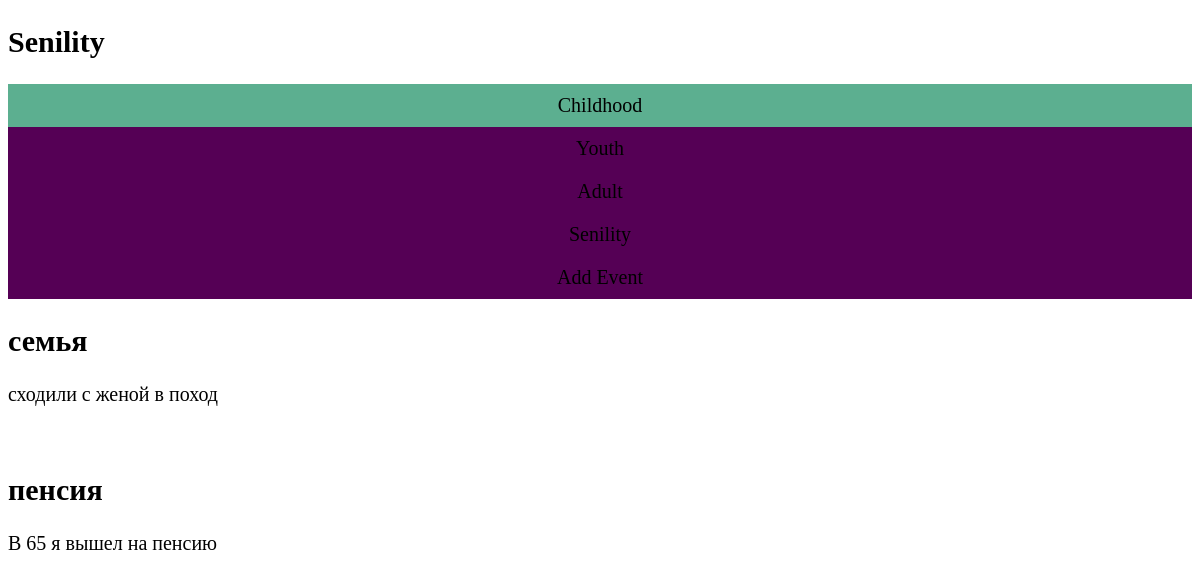
Page /senility/ on the committed database.
### life/models.py (models this page shows, shortened)
class Events(models.Model):
    title = models.CharField(max_length=20)
    content = models.TextField(max_length=200)
    published = models.DateTimeField(auto_now_add=True)
    period = models.ForeignKey('Period', on_delete=models.PROTECT)
    class Meta:
        verbose_name = 'Событие'
        verbose_name_plural = 'События'
        ordering = ['-published']

### life/views.py (the view)
# urls.py: path('senility/', senility),
def senility(request):
    data = Events.objects.filter(period__name='Senility')
    return render(request, 'life/senility.html', {"data": data})

### life/templates/life/senility.html
{% extends "life/common.html" %}
{% block header %}
     <h2>Senility</h2>
{% endblock %}
{% block content %}
    {% for new in data %}
        <h2>{{ new.title }}</h2>
        <p>{{ new.content }}</p>
        <br>
    {% endfor %}
{% endblock %}

### life/templates/life/common.html (style rules this page uses)
body { font-size: 20px; }

### rows in the picture
Events: title "семья", content "сходили с женой в поход"
Events: title "пенсия", content "В 65 я вышел на пенсию"
